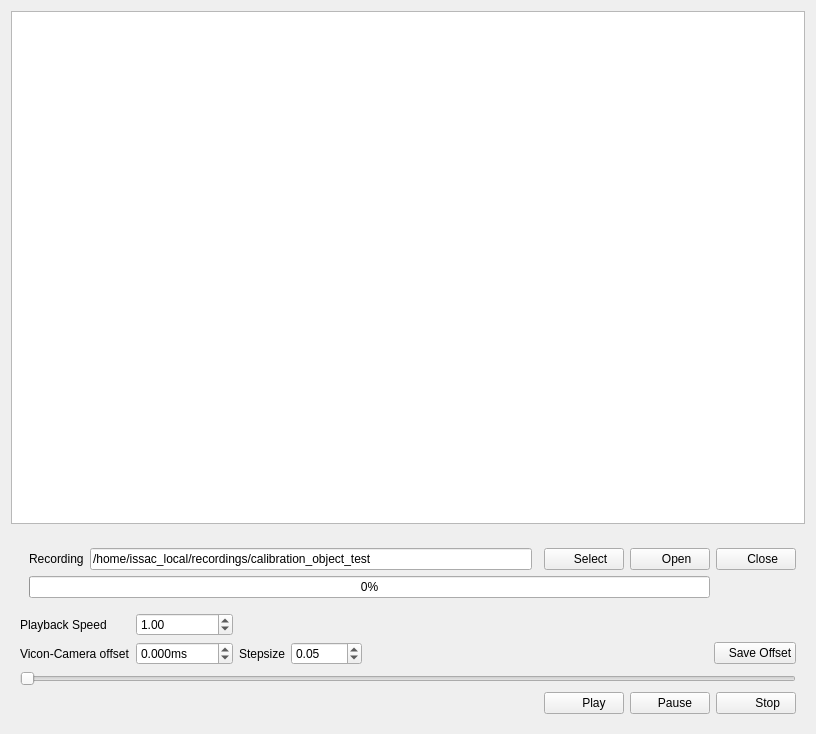
<?xml version="1.0" encoding="UTF-8"?>
<ui version="4.0">
 <class>PlaybackController</class>
 <widget class="QWidget" name="PlaybackController">
  <property name="geometry">
   <rect>
    <x>0</x>
    <y>0</y>
    <width>816</width>
    <height>734</height>
   </rect>
  </property>
  <property name="windowTitle">
   <string>Vicon-Depth-Sensor Data Playback</string>
  </property>
  <layout class="QVBoxLayout" name="verticalLayout">
   <item>
    <widget class="QTreeView" name="statusTreeView">
     <property name="sizePolicy">
      <sizepolicy hsizetype="Expanding" vsizetype="Expanding">
       <horstretch>0</horstretch>
       <verstretch>0</verstretch>
      </sizepolicy>
     </property>
     <property name="editTriggers">
      <set>QAbstractItemView::NoEditTriggers</set>
     </property>
     <property name="alternatingRowColors">
      <bool>true</bool>
     </property>
     <property name="animated">
      <bool>true</bool>
     </property>
     <attribute name="headerVisible">
      <bool>false</bool>
     </attribute>
    </widget>
   </item>
   <item>
    <widget class="QFrame" name="frame">
     <property name="sizePolicy">
      <sizepolicy hsizetype="Preferred" vsizetype="Maximum">
       <horstretch>0</horstretch>
       <verstretch>0</verstretch>
      </sizepolicy>
     </property>
     <property name="frameShape">
      <enum>QFrame::NoFrame</enum>
     </property>
     <property name="frameShadow">
      <enum>QFrame::Plain</enum>
     </property>
     <layout class="QGridLayout" name="gridLayout">
      <item row="4" column="1">
       <widget class="QPushButton" name="playButton">
        <property name="text">
         <string>      Play</string>
        </property>
        <property name="icon">
         <iconset theme="media-playback-start">
          <normaloff/>
         </iconset>
        </property>
       </widget>
      </item>
      <item row="3" column="0" colspan="4">
       <widget class="QFrame" name="controlFrame">
        <property name="frameShape">
         <enum>QFrame::NoFrame</enum>
        </property>
        <property name="frameShadow">
         <enum>QFrame::Plain</enum>
        </property>
        <layout class="QGridLayout" name="gridLayout_4">
         <property name="margin">
          <number>0</number>
         </property>
         <item row="2" column="5">
          <widget class="QPushButton" name="saveTimeOffsetButton">
           <property name="text">
            <string>   Save Offset</string>
           </property>
           <property name="icon">
            <iconset theme="document-save"/>
           </property>
          </widget>
         </item>
         <item row="1" column="2" colspan="4">
          <spacer name="horizontalSpacer">
           <property name="orientation">
            <enum>Qt::Horizontal</enum>
           </property>
           <property name="sizeHint" stdset="0">
            <size>
             <width>40</width>
             <height>20</height>
            </size>
           </property>
          </spacer>
         </item>
         <item row="1" column="1">
          <widget class="QDoubleSpinBox" name="playbackSpeedSpinBox">
           <property name="prefix">
            <string/>
           </property>
           <property name="suffix">
            <string/>
           </property>
           <property name="decimals">
            <number>2</number>
           </property>
           <property name="singleStep">
            <double>0.100000000000000</double>
           </property>
           <property name="value">
            <double>1.000000000000000</double>
           </property>
          </widget>
         </item>
         <item row="2" column="1">
          <widget class="QDoubleSpinBox" name="timeOffsetSpinBox">
           <property name="suffix">
            <string>ms</string>
           </property>
           <property name="decimals">
            <number>3</number>
           </property>
           <property name="minimum">
            <double>-1000.000000000000000</double>
           </property>
           <property name="maximum">
            <double>1000.000000000000000</double>
           </property>
           <property name="singleStep">
            <double>0.050000000000000</double>
           </property>
          </widget>
         </item>
         <item row="2" column="0">
          <widget class="QLabel" name="timeOffsetLabel">
           <property name="text">
            <string>Vicon-Camera offset</string>
           </property>
          </widget>
         </item>
         <item row="2" column="2">
          <widget class="QLabel" name="label">
           <property name="text">
            <string>Stepsize</string>
           </property>
          </widget>
         </item>
         <item row="1" column="0">
          <widget class="QLabel" name="speedLabel">
           <property name="text">
            <string>Playback Speed</string>
           </property>
          </widget>
         </item>
         <item row="2" column="3">
          <widget class="QDoubleSpinBox" name="stepsizeSpinBox">
           <property name="minimum">
            <double>0.000000000000000</double>
           </property>
           <property name="maximum">
            <double>9999.989999999999782</double>
           </property>
           <property name="singleStep">
            <double>0.050000000000000</double>
           </property>
           <property name="value">
            <double>0.050000000000000</double>
           </property>
          </widget>
         </item>
         <item row="3" column="0" colspan="6">
          <widget class="QSlider" name="frameSlider">
           <property name="maximum">
            <number>1000</number>
           </property>
           <property name="singleStep">
            <number>1</number>
           </property>
           <property name="pageStep">
            <number>1</number>
           </property>
           <property name="orientation">
            <enum>Qt::Horizontal</enum>
           </property>
           <property name="invertedAppearance">
            <bool>false</bool>
           </property>
           <property name="invertedControls">
            <bool>false</bool>
           </property>
           <property name="tickPosition">
            <enum>QSlider::NoTicks</enum>
           </property>
           <property name="tickInterval">
            <number>100</number>
           </property>
          </widget>
         </item>
         <item row="2" column="4">
          <spacer name="horizontalSpacer_3">
           <property name="orientation">
            <enum>Qt::Horizontal</enum>
           </property>
           <property name="sizeHint" stdset="0">
            <size>
             <width>40</width>
             <height>20</height>
            </size>
           </property>
          </spacer>
         </item>
        </layout>
       </widget>
      </item>
      <item row="4" column="3">
       <widget class="QPushButton" name="stopButton">
        <property name="text">
         <string>       Stop</string>
        </property>
        <property name="icon">
         <iconset theme="media-playback-stop">
          <normaloff/>
         </iconset>
        </property>
       </widget>
      </item>
      <item row="0" column="3">
       <widget class="QFrame" name="frame_2">
        <property name="frameShape">
         <enum>QFrame::NoFrame</enum>
        </property>
        <property name="frameShadow">
         <enum>QFrame::Plain</enum>
        </property>
        <layout class="QGridLayout" name="gridLayout_3">
         <property name="leftMargin">
          <number>0</number>
         </property>
         <property name="topMargin">
          <number>9</number>
         </property>
         <property name="rightMargin">
          <number>0</number>
         </property>
         <property name="bottomMargin">
          <number>9</number>
         </property>
         <property name="spacing">
          <number>0</number>
         </property>
         <item row="0" column="0">
          <widget class="QPushButton" name="closeButton">
           <property name="text">
            <string>    Close</string>
           </property>
           <property name="icon">
            <iconset theme="window-close">
             <normaloff/>
            </iconset>
           </property>
          </widget>
         </item>
         <item row="1" column="0">
          <spacer name="verticalSpacer">
           <property name="orientation">
            <enum>Qt::Vertical</enum>
           </property>
           <property name="sizeHint" stdset="0">
            <size>
             <width>20</width>
             <height>25</height>
            </size>
           </property>
          </spacer>
         </item>
        </layout>
       </widget>
      </item>
      <item row="4" column="0">
       <spacer name="horizontalSpacer_2">
        <property name="orientation">
         <enum>Qt::Horizontal</enum>
        </property>
        <property name="sizeHint" stdset="0">
         <size>
          <width>40</width>
          <height>20</height>
         </size>
        </property>
       </spacer>
      </item>
      <item row="4" column="2">
       <widget class="QPushButton" name="pauseButton">
        <property name="text">
         <string>   Pause</string>
        </property>
        <property name="icon">
         <iconset theme="media-playback-pause">
          <normaloff/>
         </iconset>
        </property>
        <property name="checkable">
         <bool>true</bool>
        </property>
        <property name="checked">
         <bool>false</bool>
        </property>
       </widget>
      </item>
      <item row="0" column="0" colspan="3">
       <widget class="QFrame" name="selectDirFrame">
        <property name="frameShape">
         <enum>QFrame::NoFrame</enum>
        </property>
        <property name="frameShadow">
         <enum>QFrame::Plain</enum>
        </property>
        <layout class="QGridLayout" name="gridLayout_2">
         <property name="topMargin">
          <number>9</number>
         </property>
         <property name="rightMargin">
          <number>0</number>
         </property>
         <property name="spacing">
          <number>6</number>
         </property>
         <item row="0" column="3">
          <widget class="QPushButton" name="selectButton">
           <property name="text">
            <string>    Select</string>
           </property>
           <property name="icon">
            <iconset theme="folder">
             <normaloff/>
            </iconset>
           </property>
          </widget>
         </item>
         <item row="0" column="4">
          <widget class="QPushButton" name="openButton">
           <property name="text">
            <string>    Open</string>
           </property>
           <property name="icon">
            <iconset theme="document-open">
             <normaloff/>
            </iconset>
           </property>
          </widget>
         </item>
         <item row="0" column="1">
          <widget class="QLineEdit" name="recordingDirLineEdit">
           <property name="text">
            <string>/home/issac_local/recordings/calibration_object_test</string>
           </property>
          </widget>
         </item>
         <item row="0" column="0">
          <widget class="QLabel" name="recordingLabel">
           <property name="text">
            <string>Recording</string>
           </property>
          </widget>
         </item>
         <item row="1" column="0" colspan="5">
          <widget class="QProgressBar" name="openingProgressBar">
           <property name="value">
            <number>0</number>
           </property>
          </widget>
         </item>
        </layout>
       </widget>
      </item>
     </layout>
    </widget>
   </item>
  </layout>
 </widget>
 <resources/>
 <connections/>
</ui>
